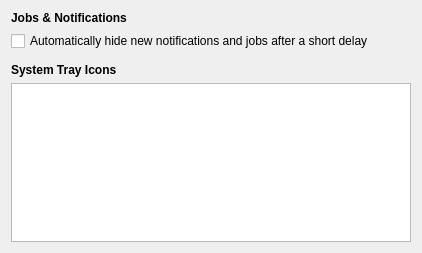
<?xml version="1.0" encoding="UTF-8"?>
<ui version="4.0">
 <class>AutoHideConfig</class>
 <widget class="QWidget" name="AutoHideConfig">
  <property name="geometry">
   <rect>
    <x>0</x>
    <y>0</y>
    <width>422</width>
    <height>253</height>
   </rect>
  </property>
  <layout class="QVBoxLayout" name="verticalLayout">
   <item>
    <widget class="QLabel" name="label">
     <property name="font">
      <font>
       <weight>75</weight>
       <bold>true</bold>
      </font>
     </property>
     <property name="text">
      <string>Jobs &amp; Notifications</string>
     </property>
    </widget>
   </item>
   <item>
    <widget class="QCheckBox" name="autoHide">
     <property name="text">
      <string>Automatically hide new notifications and jobs after a short delay</string>
     </property>
    </widget>
   </item>
   <item>
    <spacer name="verticalSpacer">
     <property name="orientation">
      <enum>Qt::Vertical</enum>
     </property>
     <property name="sizeType">
      <enum>QSizePolicy::Fixed</enum>
     </property>
     <property name="sizeHint" stdset="0">
      <size>
       <width>20</width>
       <height>6</height>
      </size>
     </property>
    </spacer>
   </item>
   <item>
    <widget class="QLabel" name="label_2">
     <property name="font">
      <font>
       <weight>75</weight>
       <bold>true</bold>
      </font>
     </property>
     <property name="text">
      <string>System Tray Icons</string>
     </property>
    </widget>
   </item>
   <item>
    <widget class="QTreeWidget" name="icons">
     <property name="rootIsDecorated">
      <bool>false</bool>
     </property>
     <attribute name="headerVisible">
      <bool>false</bool>
     </attribute>
     <attribute name="headerDefaultSectionSize">
      <number>200</number>
     </attribute>
     <attribute name="headerDefaultSectionSize">
      <number>200</number>
     </attribute>
     <column>
      <property name="text">
       <string>1</string>
      </property>
     </column>
     <column>
      <property name="text">
       <string>2</string>
      </property>
     </column>
    </widget>
   </item>
  </layout>
 </widget>
 <resources/>
 <connections/>
</ui>
